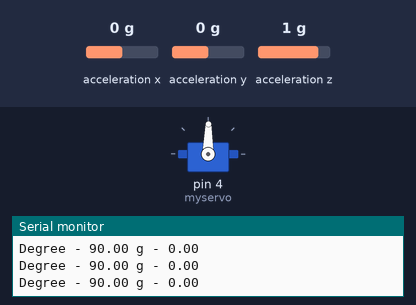
The sketch below on a simulated Arduino Uno, built with avr-gcc and run on an emulated ATmega328P. On the bench: servo, the last lines printed to the serial monitor. Wiring (inferred from the names in the program): MPU-6050 motion sensor at I2C address 0x68. The inputs (shaded band) are chosen by the test bench; at power-on: acceleration x 0 g, acceleration y 0 g, acceleration z 1 g.

Above: at 1.2 s.
1.3 s: acceleration x set to -1.4 g
At 2.4 s:
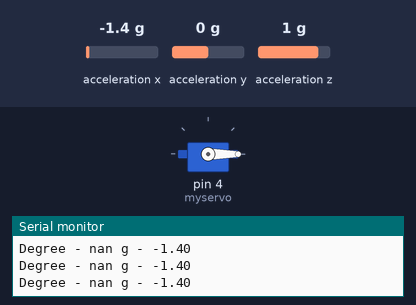
2.8 s: acceleration x set to -1.1 g
5.8 s: acceleration x set to -0.8 g
At 6.9 s:
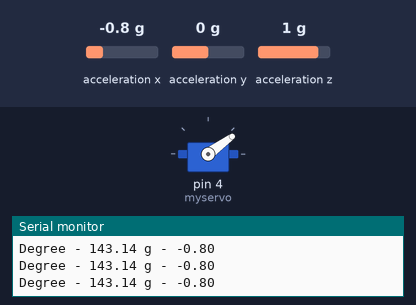
7.3 s: acceleration x set to 0.8 g
At 8.5 s:
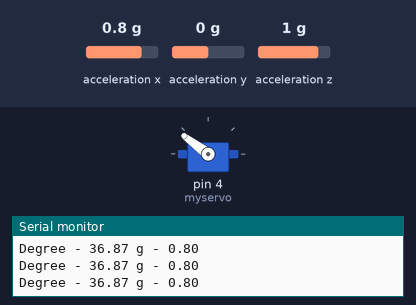
8.8 s: acceleration x set to 0 g
At 10.3 s:
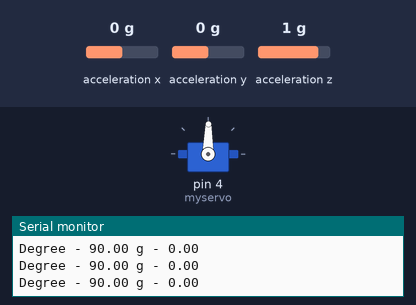
11.8 s: acceleration x set to 1.4 g
At 13.1 s:
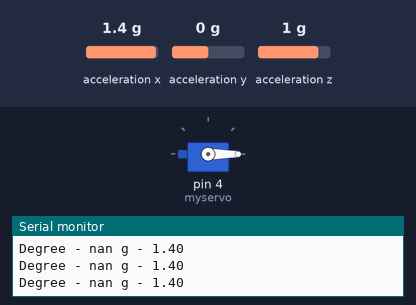
Timing chart, 0 to 14.3 s (numbered marks = the images above; inputs shaded):
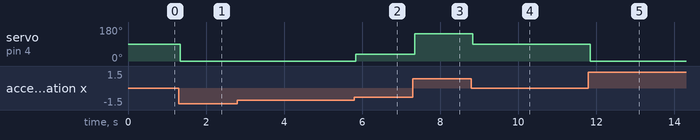

The sketch:

Acc_Servo.ino
```cpp
#include<Wire.h>  // I2C Libary
#include <Servo.h>

const int MPU_6050_Addr=0x68; // I2C Address of the MPU-6050
const byte PWR_MGMT_1 = 0x6B; // PWR_MGMT_1 register address of the MPU-6050
const byte ACCEL_Config = 0x1C; //ACCEL_Config Register address of the MPU-6050
const byte ACCEL_XOUT_H = 0x3B; //ACCEL_XOUT_H Register address of the MPU-6050
const byte TEM_OUT_H = 0x41;  // TEMP_OUT_H register address of MPU-6050

byte TWMP_Out_H_data;
byte TEM_OUT_L_data;
float MPU_6050_Temp;
float MPU_6050_ACCX;
float MPU_6050_ACCY;
float MPU_6050_ACCZ;

Servo myservo;
float deg;

void setup() {
  // put your setup code here, to run once:
  Wire.begin();
  Wire.beginTransmission(MPU_6050_Addr);
  Wire.write(PWR_MGMT_1);
  Wire.write(0); //set to Zero (wakes up the MPU-6050)
  Wire.beginTransmission(MPU_6050_Addr);
  Wire.write(ACCEL_Config);
  Wire.write(0x10);  //setting the full scale range to plus minus 8g
  Wire.endTransmission();
  Serial.begin(9600);

  myservo.attach(4);
}

void loop() {
  // put your main code here, to run repeatedly:
  Wire.beginTransmission(MPU_6050_Addr);
  Wire.write(ACCEL_XOUT_H);  //ACCEL_XOUT_H register
  Wire.endTransmission();
  Wire.requestFrom(MPU_6050_Addr, 8);  // request 2 bytes from the MPU-6050
  MPU_6050_ACCX = Wire.read() << 8 | Wire.read() ;
  MPU_6050_ACCY = Wire.read()  << 8 | Wire.read() ;
  MPU_6050_ACCZ = Wire.read()  << 8 | Wire.read() ;
  MPU_6050_Temp = Wire.read()  << 8 | Wire.read() ;
  MPU_6050_ACCX = MPU_6050_ACCX/4096;
  MPU_6050_ACCY = MPU_6050_ACCY/4096;
  MPU_6050_ACCZ = MPU_6050_ACCZ/4096;
  MPU_6050_Temp = MPU_6050_Temp/ 340 + 36.53;

  deg = acos(MPU_6050_ACCX)*180/3.1415;

  Serial.print("Degree - "); Serial.print(deg); Serial.print(" g - "); Serial.println(MPU_6050_ACCX);
  //Serial.print("MPU-6050 Acc Y- Axis - "); Serial.println(MPU_6050_ACCY); Serial.println(" [g]");
  //Serial.print("MPU-6050 Acc Z- Axis - "); Serial.println(MPU_6050_ACCZ); Serial.println(" [g]");
  //Serial.print("MPU-6050 Temp - "); Serial.println(MPU_6050_Temp); Serial.println(" [degrees C]");
  //Serial.print("---------");
  //delay(1000);
    myservo.write(180 - deg);
  //delay(10);

}
```

Measured:
- the behaviour switches between -1 and -0.9 g on acceleration x (found by bisection; images 1 and 2)
- after the input at 1.3 s, servo on pin 4 (myservo): 89° → 0° at once
- after the input at 5.8 s, servo on pin 4 (myservo): 0° → 36° at once
- after the input at 7.3 s, servo on pin 4 (myservo): 36° → 143° after 0.05 s
- after the input at 8.8 s, servo on pin 4 (myservo): 143° → 89° at once
- after the input at 11.8 s, servo on pin 4 (myservo): 89° → 0° at once
